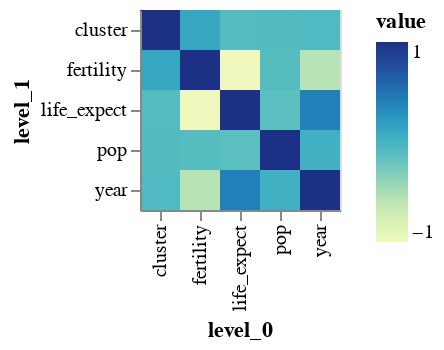

Notebook cell for this chart:
### Markdown cell above
Let's explore more broad elements of our dataset next. 

How do the columns correlate with each other?

### Code cell
correlation_matrix = df.corr()
alx.heatmap(correlation_matrix) # heatmap takes a NxN matrix of numbers

### Figure 1 — Vega-Lite specification as saved in the notebook (floating-point values rounded to 4 significant figures)
{"config": {"view": {"continuousWidth": 400, "continuousHeight": 300}}, "data": {"name": "data-a4754635e652820a7f61d62256f734f7"}, "mark": "rect", "encoding": {"color": {"field": "value", "type": "quantitative"}, "x": {"field": "level_0", "type": "ordinal"}, "y": {"field": "level_1", "type": "ordinal"}}, "$schema": "https://vega.github.io/schema/vega-lite/v5.2.0.json", "datasets": {"data-a4754635e652820a7f61d62256f734f7": [{"level_0": "year", "level_1": "year", "value": 1.0}, {"level_0": "year", "level_1": "cluster", "value": -2.543e-15}, {"level_0": "year", "level_1": "pop", "value": 0.0945}, {"level_0": "year", "level_1": "life_expect", "value": 0.4477}, {"level_0": "year", "level_1": "fertility", "value": -0.4837}, {"level_0": "cluster", "level_1": "year", "value": -2.543e-15}, {"level_0": "cluster", "level_1": "cluster", "value": 1.0}, {"level_0": "cluster", "level_1": "pop", "value": -0.01802}, {"level_0": "cluster", "level_1": "life_expect", "value": -0.02635}, {"level_0": "cluster", "level_1": "fertility", "value": 0.1671}, {"level_0": "pop", "level_1": "year", "value": 0.0945}, {"level_0": "pop", "level_1": "cluster", "value": -0.01802}, {"level_0": "pop", "level_1": "pop", "value": 1.0}, {"level_0": "pop", "level_1": "life_expect", "value": -0.06094}, {"level_0": "pop", "level_1": "fertility", "value": -0.03679}, {"level_0": "life_expect", "level_1": "year", "value": 0.4477}, {"level_0": "life_expect", "level_1": "cluster", "value": -0.02635}, {"level_0": "life_expect", "level_1": "pop", "value": -0.06094}, {"level_0": "life_expect", "level_1": "life_expect", "value": 1.0}, {"level_0": "life_expect", "level_1": "fertility", "value": -0.8873}, {"level_0": "fertility", "level_1": "year", "value": -0.4837}, {"level_0": "fertility", "level_1": "cluster", "value": 0.1671}, {"level_0": "fertility", "level_1": "pop", "value": -0.03679}, {"level_0": "fertility", "level_1": "life_expect", "value": -0.8873}, {"level_0": "fertility", "level_1": "fertility", "value": 1.0}]}}
